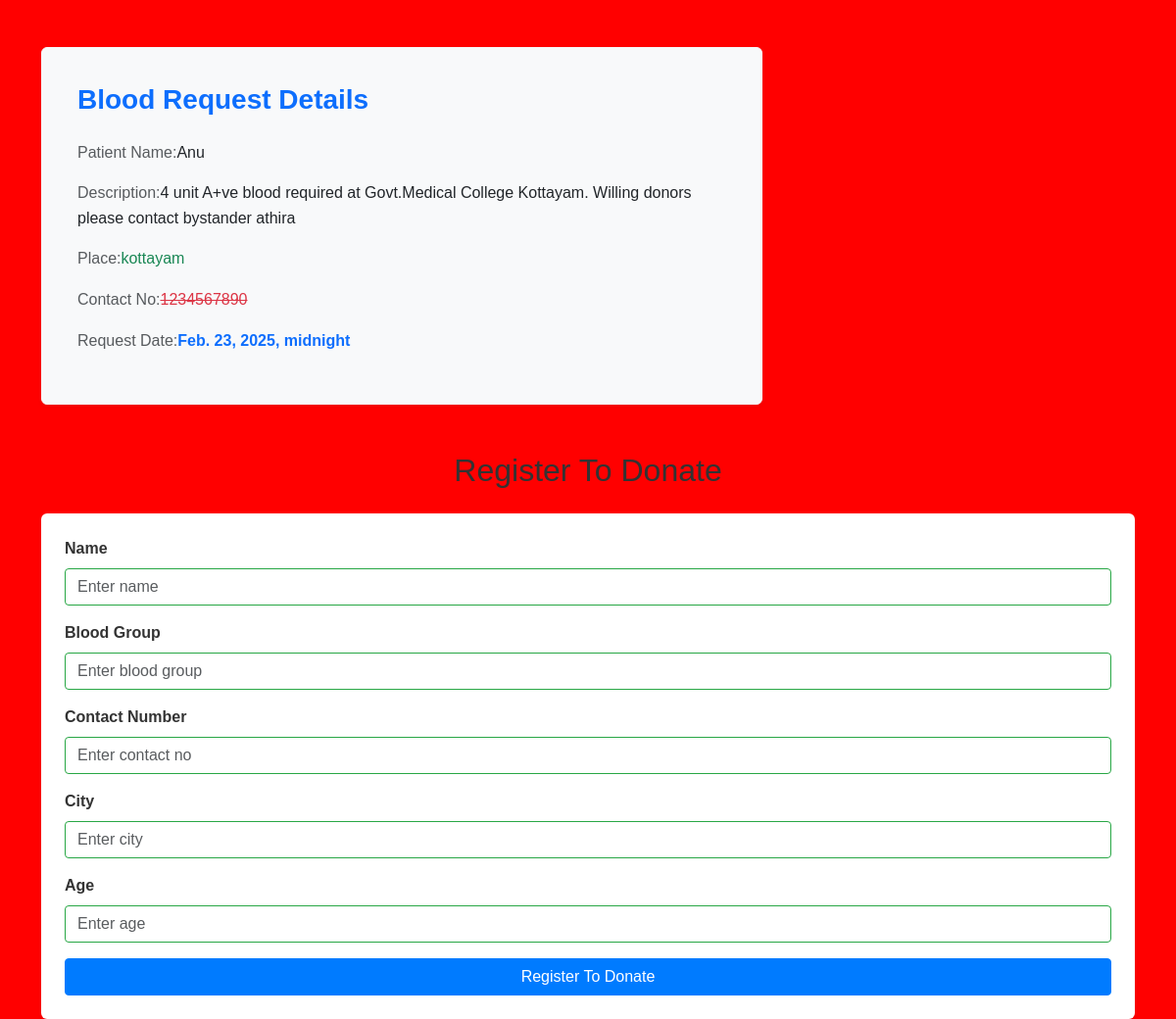
The page /view_patient/1/ on the database its author committed.
### app/models.py (models this page shows, shortened)
class BloodRequest(models.Model):
    patient_name = models.CharField(max_length=100)
    description = models.TextField()
    place = models.CharField(max_length=100)
    contact_no = models.CharField(max_length=15)
    request_date = models.DateTimeField(auto_now_add=True)

### app/views.py (the view, shortened to what this page needs)
# urls.py: path('view_patient/<int:pid>/',views.view_patient),
def view_patient(request,pid):
    data=BloodRequest.objects.get(pk=pid)
    return render(request,'user/viewpatient.html',{'BloodRequest': data})

### template/user/viewpatient.html (shortened to what this page needs)
<!DOCTYPE html>
<html lang="en">
<head>
    {% load static %}
    <link href="https://cdn.jsdelivr.net/npm/bootstrap@5.3.3/dist/css/bootstrap.min.css" rel="stylesheet">
</head>
<body>
    <div class="container mt-5">
        <div class="row">
            <div class="col-md-8">
                <div class="card shadow-sm border-light rounded">
                    <div class="card-body">
                        <h2 class="card-title text-primary mb-4">Blood Request Details</h2>
                        <p class="text-muted">Patient Name:<span class="fw-normal text-dark">{{BloodRequest.patient_name }}</span></p>
                        <p class="text-muted">Description:<span class="fw-normal text-dark">{{ BloodRequest.description}}</span></p>
                        <p class="text-muted">Place:<del class="text-success" style="text-decoration: none;">{{BloodRequest.place }}</del></p>
                        <p class="text-muted">Contact No:<del class="text-danger" style="text-decoration: line-through;">{{ BloodRequest.contact_no}}</del></p>
                        <p class="text-muted">Request Date:<span class="fw-bold text-primary">{{BloodRequest.request_date }}</span></p>
                    </div>
                </div>
            </div>
        </div>
    </div>
    <div class="container mt-5">
        <h2 class="text-center mb-4">Register To Donate</h2>
        <form action="" method="post" class="p-4 shadow-sm bg-white rounded" enctype="multipart/form-data">
            <div class="form-group">
                <label for="name"><b>Name</b></label>
                <input type="text" class="form-control" name="name" id="name" placeholder="Enter name">
            </div>
            <div class="form-group">
                <label for="bldgrp"><b>Blood Group</b></label>
                <input type="text" class="form-control" name="bldgrp" id="bldgrp" placeholder="Enter blood group">
            </div>
            <div class="form-group">
                <label for="cno"><b>Contact Number</b></label>
                <input type="number" class="form-control" name="cno" id="cno" placeholder="Enter contact no">
            </div>
            <div class="form-group">
                <label for="city"><b>City</b></label>
                <input type="text" class="form-control" name="city" id="city" placeholder="Enter city">
            </div>
            <div class="form-group">
                <label for="age"><b>Age</b></label>
                <input type="number" class="form-control" name="age" id="age" placeholder="Enter age">
            </div>
            <button type="submit" class="btn btn-primary btn-block">Register To Donate</button>
        </form>
    </div>
</body>
</html>

### template/user/viewpatient.html (style rules this page uses)
* { margin: 0; padding: 0; box-sizing: border-box; }
body { font-family: Arial, sans-serif; background-color: red; color: #333; }
.card { background-color: #f8f9fa; border-radius: 10px; padding: 20px; }
.card-title { font-size: 1.75rem; font-weight: bold; }
.card-body { font-size: 1.1rem; line-height: 1.6; }
.fw-normal { font-weight: normal; }
.text-muted { font-size: 1rem; color: #6c757d; }
.text-primary { color: #007bff; }
.text-danger { color: #28a745; }
.text-success { color: #28a745; }
.text-center { text-align: center; }
.fw-bold { font-weight: bold; }
.form-group { margin-bottom: 1rem; }
.form-control { display: block; width: 100%; padding: 0.375rem 0.75rem; font-size: 1rem; line-height: 1.5; color: #495057; background-color: #fff; border: 1px solid #ced4da; border-radius: 0.25rem; transition: border-color 0.15s ease-in-out, box-shadow 0.15s ease-in-out; }
label { display: inline-block; margin-bottom: 0.5rem; }
.bg-white { background-color: #fff; }
.shadow-sm { box-shadow: 0 0.125rem 0.25rem rgba(0, 0, 0, 0.075); }
.rounded { border-radius: 0.25rem; }
.p-4 { padding: 1.5rem; }
.btn { display: inline-block; font-weight: 400; text-align: center; vertical-align: middle; user-select: none; padding: 0.375rem 0.75rem; font-size: 1rem; line-height: 1.5; border-radius: 0.25rem; transition: color 0.15s ease-in-out, background-color 0.15s ease-in-out, border-color 0.15s ease-in-out; }
.btn-primary { color: #fff; background-color: #007bff; border-color: #007bff; }
.btn-block { display: block; width: 100%; }
del[style*="text-decoration: none"] { text-decoration: none; }
del[style*="text-decoration: line-through"] { text-decoration: line-through; }
.form-control:valid { border-color: #28a745; }

### rows shown on the page
BloodRequest: patient_name "Anu", description "4 unit A+ve blood required at Govt.Medical College Kottayam. Willing donors please contact bystander athira", place "kottayam", contact_no "1234567890", request_date "Feb. 23, 2025, midnight"
